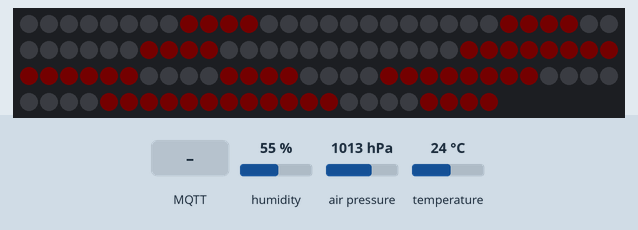
Recording of a sketch running on a simulated ESP8266 (NodeMCU). On the bench: 114 RGB LEDs in strip order, left to right, continuing on the next row. Inputs (shaded band) come from the test bench; at power-on: temperature 24 °C, humidity 55 %, air pressure 1013 hPa. Dim RGB values are drawn brighter than linear; WiFi joins after 1.5 s; servers stay silent unless stated; network time is answered at once with the bench clock; the local clock reads 2024-03-15 10:24:30 at power-on unless the sketch sets it; no MQTT or app messages arrive unless stated; what the sketch prints to the serial monitor is not drawn.

Above: at 2.7 s.
2.8 s: MQTT message "rgb:255,255,255" arrives on the first subscribed topic
At 6.4 s:
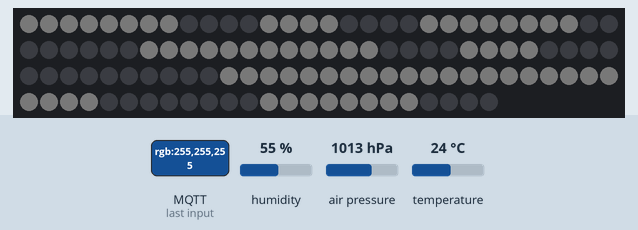
16.6 s: temperature set to 12 °C
At 26.3 s:
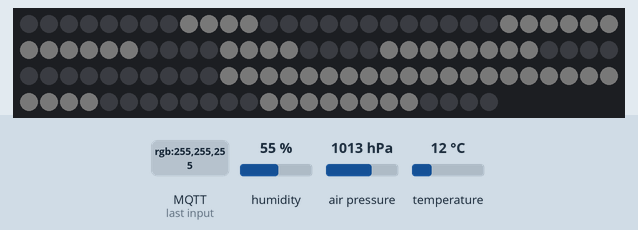
29.1 s: temperature set to 19 °C
39.1 s: temperature set to 28 °C
At 46.4 s:
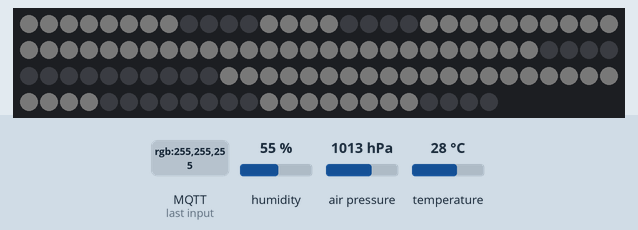
Timing chart, 0 to 47.9 s (numbered marks = the images above; inputs shaded):
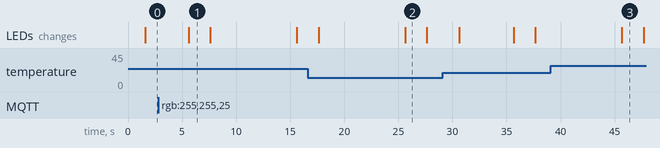

The sketch:

clock.ino
```cpp
// (licence header left out)
#define FASTLED_ESP8266_RAW_PIN_ORDER
#include "FastLED.h"
#include <NTPClient.h>
#include <ESP8266WiFi.h>
#include <WiFiUdp.h>
#include <Adafruit_Sensor.h>
#include <Adafruit_BME280.h>
#include "PubSubClient.h"

// Definitions for the WS2812B
#define DATA_PIN D5
#define LED_TYPE WS2812B
#define COLOR_ORDER GRB
#define NUM_LEDS 114
int r = 138;
int g = 1;
int b = 40;
int brightness = 2;
CRGB leds[NUM_LEDS];
const char *ssid     = "YOUR_SSID";
const char *password = "YOUR_WIFI_PASSWORD";
const long utcOffsetInSeconds = 16200;
WiFiUDP ntpUDP;
NTPClient timeClient(ntpUDP, "time.google.com", utcOffsetInSeconds, 3600000);
const int TOTAL_SEGMENTS = 4; // Total amount of segments
const int LEDS_PER_SEGMENT = 28; // Amount of LEDs per segment
const int DISPLAY_SEGMENT[] = {0, 28, 28 * 2 + 2, 28 * 3 + 2}; // LED starting position of each segment
const int DISPLAY_NUMBER[][LEDS_PER_SEGMENT] = { // True: Lit, False:  Not lit
{true, true, true, true, true, true, true, true, true, true, true, true, false, false, false, false, true, true, true, true, true, true, true, true, true, true, true, true}, // digit 0
{false, false, false, false, false, false, false, false, true, true, true, true, false, false, false, false, false, false, false, false, false, false, false, false, true, true, true, true}, // digit 1
{true, true, true, true, true, true, true, true, false, false, false, false, true, true, true, true, false, false, false, false, true, true, true, true, true, true, true, true}, // digit 2
{false, false, false, false, true, true, true, true, true, true, true, true, true, true, true, true, false, false, false, false, true, true, true, true, true, true, true, true}, // digit 3
{false, false, false, false, false, false, false, false, true, true, true, true, true, true, true, true, true, true, true, true, false, false, false, false, true, true, true, true}, // digit 4
{false, false, false, false, true, true, true, true, true, true, true, true, true, true, true, true, true, true, true, true, true, true, true, true, false, false, false, false}, // digit 5
{true, true, true, true, true, true, true, true, true, true, true, true, true, true, true, true, true, true, true, true, true, true, true, true, false, false, false, false}, // digit 6
{false, false, false, false, false, false, false, false, true, true, true, true, false, false, false, false, false, false, false, false, true, true, true, true, true, true, true, true}, // digit 7
{true, true, true, true, true, true, true, true, true, true, true, true, true, true, true, true, true, true, true, true, true, true, true, true, true, true, true, true}, // digit 8
{false, false, false, false, false, false, false, false, true, true, true, true, true, true, true, true, true, true, true, true, true, true, true, true, true, true, true, true}, // digit 9
{false, false, false, false, false, false, false, false, false, false, false, false, true, true, true, true, true, true, true, true, true, true, true, true, true, true, true, true}, // digit °
{true, true, true, true,true, true, true, true,false, false, false, false, false, false, false, false, true, true, true, true, true, true, true, true, false, false, false, false}, // digit C
};

// Definitions for BME280
Adafruit_BME280 bme;


// Definitions for MQTT client
#define MQTT_SERVER      "192.168.0.100"
#define MQTT_SERVERPORT  1883
#define mqttOutTopic "dfh/sensor/BME280"
#define mqttInTopic "dfh/sensor/clock"

// Create an ESP8266 MQTT Client
WiFiClient espClient;
PubSubClient mqttclient(espClient);
int oldtime = 0;
char payloadMsg[80];

// SETUP Starts
void setup() {
  Serial.begin(115200);
  FastLED.addLeds<LED_TYPE,DATA_PIN,COLOR_ORDER>(leds, NUM_LEDS).setCorrection(TypicalLEDStrip); // initializes LED strip
  FastLED.setBrightness(brightness);// global brightness

  WiFi.begin(ssid, password);
  while ( WiFi.status() != WL_CONNECTED ) {
    delay ( 500 );
    Serial.print ( "." );
  }

  timeClient.begin();

  Serial.println("BME280 test");
  bool status;
  status = bme.begin(0x76);
  if (!status) {
    Serial.println("Could not find a valid BME280 sensor, check wiring!");
  }

  mqttclient.setServer(MQTT_SERVER, MQTT_SERVERPORT);
  mqttclient.setCallback(callback);
  mqttclient.setKeepAlive(90);
}

void loop() {
  if (!mqttclient.connected()) {
    reconnectMqtt();
  }
  mqttclient.loop();

  timeClient.update();
  int hour = timeClient.getHours() + 1; // Get the hour
  int minute = timeClient.getMinutes(); // Get the minute
  int second = timeClient.getSeconds(); // Get the second

  int hourFirstDigit = hour / 10; // Take the first digit
  int hourSecondDigit = hour % 10; // Take the second digit
  int minuteFirstDigit = minute / 10; // Take the first digit
  int minuteSecondDigit = minute % 10; // Take the second digit
  int secondFirstDigit = second / 10; // Take the first digit
  int secondSecondDigit = second % 10; // Take the second digit

  if ( secondSecondDigit == 5) { // this code runs at every 05,15,25,35,45 and 55 second
    int temperature = bme.readTemperature();
    int tempFirstDigit = temperature / 10; // Take the first digit
    int tempSecondDigit = temperature % 10; // Take the second digit
    FastLED.clear(); // Clear the LEDs
    displayNumber(0, tempFirstDigit, CRGB(r,g,b));
    displayNumber(1, tempSecondDigit, CRGB(r,g,b));
    displayNumber(2, 10, CRGB(r,g,b)); // Display degree symbol
    displayNumber(3, 11, CRGB(r,g,b)); // Display 'C' symbol
    FastLED.show(); // Show the current LEDs
    oldtime = 10;
    Serial.println("Temperature Show");
    delay(2000); // delay 1 second
  }

  if (oldtime != minuteSecondDigit){
    FastLED.clear(); // Clear the LEDs
    displayNumber(0, hourFirstDigit, CRGB(r,g,b));
    displayNumber(1, hourSecondDigit, CRGB(r,g,b));
    displayNumber(2, minuteFirstDigit, CRGB(r,g,b));
    displayNumber(3, minuteSecondDigit, CRGB(r,g,b));
    // Light the dots
    leds[28 * 2] = CRGB(r,g,b);
    leds[28 * 2 + 1] = CRGB(r,g,b);
    FastLED.show(); // Show the current LEDs
    oldtime = minuteSecondDigit;
    Serial.println("FastLED.show");
    sendBME280Values();
  }
  delay(1000); // delay 1 second
}

void displayNumber(int segment, int number, CRGB color) {
  for (int j = 0; j < LEDS_PER_SEGMENT; j++) { // Loop over each LED of said segment
    if (DISPLAY_NUMBER[number][j]) { // If this LED should be on
      leds[DISPLAY_SEGMENT[segment] + j] =  color; // Turn it on
    }
  }
}

void sendBME280Values() {
      String payload = "{\"Temperature\":";
      payload += bme.readTemperature(); // Default unit is Centigrade
      payload += ",\"Pressure\":";
      payload += bme.readPressure() / 100 ; // Convert Pascal to Hecto-Pascal (hPa)
      payload += ",\"Humidity\":";
      payload += bme.readHumidity();
      payload += "}";
      Serial.print(payload);
      payload.toCharArray(payloadMsg, (payload.length() + 1));
      mqttclient.publish(mqttOutTopic,  payloadMsg);
}

// Format is: command:value
// value has to be a number, except rgb commands
void callback(char* topic, byte* payload, unsigned int length) {
  // handle message arrived
  char tmp[length + 1];
  strncpy(tmp, (char*)payload, length);
  tmp[length] = '\0';
  String data(tmp);
  Serial.printf("Received Data from Topic: %s", data.c_str());
  Serial.println();
  if ( data.length() > 0) {
    // Message is 'rgb:255,255,255'
    if (data.startsWith("rgb:")) {
      data.replace("rgb:","");
      String red =  getValue(data, ',', 0);
      String green =  getValue(data, ',', 1);
      String blue =  getValue(data, ',', 2);
//      b.replace("hallo","");
      Serial.printf("Received R: %s G: %s B: %s", red.c_str(), green.c_str(), blue.c_str());
      Serial.println();

      if (red.length() > 0 && green.length() > 0 && blue.length() > 0) {
        r = red.toInt();
        g = green.toInt();
        b = blue.toInt();
      }
    }else {
      String command =  getValue(data, ':', 0);
      String value = getValue(data, ':', 1);

      if (command.length() > 0) {
        if (command.equals("brightness")) {
          if (value.toInt()>0 && value.toInt() < 256) {
            FastLED.setBrightness(value.toInt());
          }
        }
      }
    }
  }
  Serial.println("Finished Topic Data ...");
}

String getValue(String data, char separator, int index)
{
  int found = 0;
  int strIndex[] = { 0, -1 };
  int maxIndex = data.length() - 1;

  for (int i = 0; i <= maxIndex && found <= index; i++) {
    if (data.charAt(i) == separator || i == maxIndex) {
      found++;
      strIndex[0] = strIndex[1] + 1;
      strIndex[1] = (i == maxIndex) ? i + 1 : i;
    }
  }
  return found > index ? data.substring(strIndex[0], strIndex[1]) : "";
}

void reconnectMqtt() {
  while (!mqttclient.connected()) {
    Serial.println("Attempting MQTT connection...");
    if (mqttclient.connect("ESP8266_Clock")) {
      Serial.println("connected");
      mqttclient.subscribe(mqttInTopic);
    } else {
      Serial.print("failed, rc=");
      Serial.print(mqttclient.state());
      Serial.println(" try again in 5 seconds");
      // Wait 5 seconds before retrying
      delay(5000);
    }
  }
}
```

Measured:
- after the input at 2.8 s, the LEDs: change after 2.8 s (image 1)
- after the input at 16.6 s, the LEDs: first differ from a run without the input after 9.0 s (image 2)
- after the input at 39.1 s, the LEDs: change after 6.6 s (image 3)
- what the display in image 1 shows lasts 2.0 s, from 5.6 s to 7.6 s
